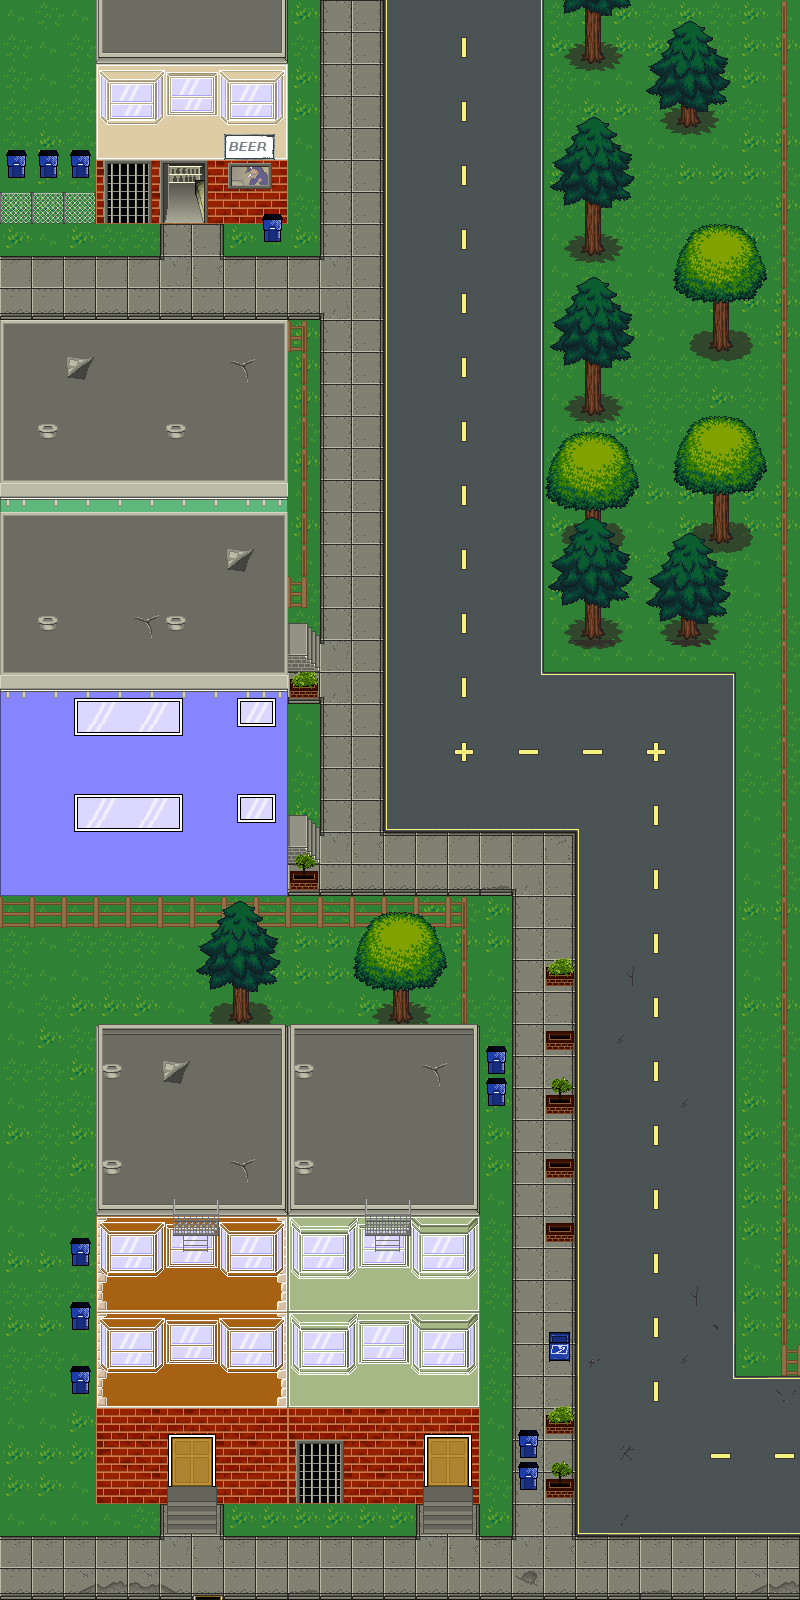

Below is a game level as drawn by its tile map, then a one-line description and the .tmx that defines it (tile-layer data replaced by summaries):
An orthogonal 25x50 tile map with 32x32 px tiles, 13 tile layers (grass1, sidewalk1, street1, fence1, ...), 8 tilesets and 8 objects (3x npc, 2x region, 2x trigger, path).

<map version="1.0" orientation="orthogonal" width="25" height="50" tilewidth="32" tileheight="32">
 <properties>
  <property name="beers_to_win" value="12" />
  <property name="name" value="The Long Haul" />
  <property name="seconds" value="60" />
  <property name="start_beers" value="5" />
  <property name="start_health" value="3" />
  <property name="start_x" value="5" />
  <property name="start_y" value="45" />
  <property name="store_x" value="5" />
  <property name="store_y" value="5" />
 </properties>
 <tileset firstgid="1" name="grass" tilewidth="32" tileheight="32">
  <image source="../../web/assets/sprites/grass.png" width="96" height="32" />
 </tileset>
 <tileset firstgid="4" name="building" tilewidth="32" tileheight="32">
  <image source="../../web/assets/sprites/building.png" width="1024" height="1024" />
 </tileset>
 <tileset firstgid="1028" name="sidewalk" tilewidth="32" tileheight="32">
  <image source="../../web/assets/sprites/sidewalk.png" width="224" height="192" />
 </tileset>
 <tileset firstgid="1070" name="street" tilewidth="32" tileheight="32">
  <image source="../../web/assets/sprites/street.png" width="192" height="256" />
 </tileset>
 <tileset firstgid="1118" name="trees" tilewidth="32" tileheight="32">
  <image source="../../web/assets/sprites/trees.png" width="192" height="320" />
 </tileset>
 <tileset firstgid="1178" name="fence" tilewidth="32" tileheight="32">
  <image source="../../web/assets/sprites/fence.png" width="96" height="128" />
 </tileset>
 <tileset firstgid="1190" name="cars_horiz" tilewidth="192" tileheight="96">
  <image source="../../web/assets/sprites/cars_moving_horiz.png" width="384" height="192" />
 </tileset>
 <tileset firstgid="1194" name="cars_vert" tilewidth="96" tileheight="160">
  <image source="../../web/assets/sprites/cars_moving_vert.png" width="384" height="161" />
 </tileset>
 <layer name="grass1" width="25" height="50">
  <data>[1250 cells, 1137 non-empty, 3 distinct tile ids]</data>
 </layer>
 <layer name="sidewalk1" width="25" height="50">
  <data>[1250 cells, 188 non-empty, 16 distinct tile ids]</data>
 </layer>
 <layer name="street1" width="25" height="50">
  <data>[1250 cells, 280 non-empty, 19 distinct tile ids]</data>
 </layer>
 <layer name="fence1" width="25" height="50">
  <properties>
   <property name="blocking" value="true" />
  </properties>
  <data>[1250 cells, 74 non-empty, 6 distinct tile ids]</data>
 </layer>
 <layer name="sidewalk_items1" width="25" height="50">
  <properties>
   <property name="blocking" value="true" />
  </properties>
  <data>[1250 cells, 115 non-empty, 29 distinct tile ids]</data>
 </layer>
 <layer name="buildings1" width="25" height="50">
  <properties>
   <property name="blocking" value="true" />
  </properties>
  <data>[1250 cells, 291 non-empty, 90 distinct tile ids]</data>
 </layer>
 <layer name="windows1" width="25" height="50">
  <properties>
   <property name="blocking" value="true" />
  </properties>
  <data>[1250 cells, 32 non-empty, 20 distinct tile ids]</data>
 </layer>
 <layer name="roof1" width="25" height="50">
  <properties>
   <property name="blocking" value="true" />
  </properties>
  <data>[1250 cells, 120 non-empty, 15 distinct tile ids]</data>
 </layer>
 <layer name="roof2" width="25" height="50">
  <properties>
   <property name="blocking" value="true" />
  </properties>
  <data>[1250 cells, 27 non-empty, 9 distinct tile ids]</data>
 </layer>
 <layer name="stairs1" width="25" height="50">
  <data>[1250 cells, 13 non-empty, 7 distinct tile ids]</data>
 </layer>
 <layer name="door1" width="25" height="50">
  <properties>
   <property name="blocking" value="true" />
  </properties>
  <data>[1250 cells, 10 non-empty, 10 distinct tile ids]</data>
 </layer>
 <layer name="entrance1" width="25" height="50">
  <data>[1250 cells, 10 non-empty, 10 distinct tile ids]</data>
 </layer>
 <layer name="sidewalk_items2" width="25" height="50">
  <properties>
   <property name="blocking" value="true" />
  </properties>
  <data>[1250 cells, 135 non-empty, 55 distinct tile ids]</data>
 </layer>
 <objectgroup name="regions" width="25" height="50">
  <object name="region1" type="region" x="672" y="672" width="96" height="704" />
  <object name="region2" type="region" x="288" y="0" width="96" height="320" />
 </objectgroup>
 <objectgroup name="npcs" width="25" height="50">
  <object name="npc1" type="npc" x="672" y="960" width="32" height="32">
   <properties>
    <property name="direction" value="up" />
    <property name="region" value="region1" />
    <property name="speed" value="3" />
   </properties>
  </object>
  <object name="npc2" type="npc" x="704" y="1216" width="32" height="32">
   <properties>
    <property name="direction" value="down" />
    <property name="region" value="region1" />
    <property name="speed" value="3" />
   </properties>
  </object>
  <object name="npc3" type="npc" x="320" y="64" width="32" height="32">
   <properties>
    <property name="direction" value="down" />
    <property name="region" value="region2" />
    <property name="speed" value="2" />
   </properties>
  </object>
 </objectgroup>
 <objectgroup name="triggers" width="25" height="50">
  <object name="party1" type="trigger" x="160" y="1440" width="64" height="32">
   <properties>
    <property name="type" value="party_arrival" />
   </properties>
  </object>
  <object name="store1" type="trigger" x="160" y="160" width="64" height="32">
   <properties>
    <property name="beers" value="24" />
    <property name="type" value="beer_store" />
   </properties>
  </object>
  <object name="path1" type="path" x="384" y="0" width="416" height="1440">
   <properties>
    <property name="spawn_at" value="300" />
    <property name="x1" value="12" />
    <property name="x2" value="12" />
    <property name="x3" value="18" />
    <property name="x4" value="18" />
    <property name="x5" value="27" />
    <property name="y1" value="-5" />
    <property name="y2" value="23" />
    <property name="y3" value="23" />
    <property name="y4" value="45" />
    <property name="y5" value="45" />
   </properties>
  </object>
 </objectgroup>
 <objectgroup name="paths" width="25" height="50" />
</map>
